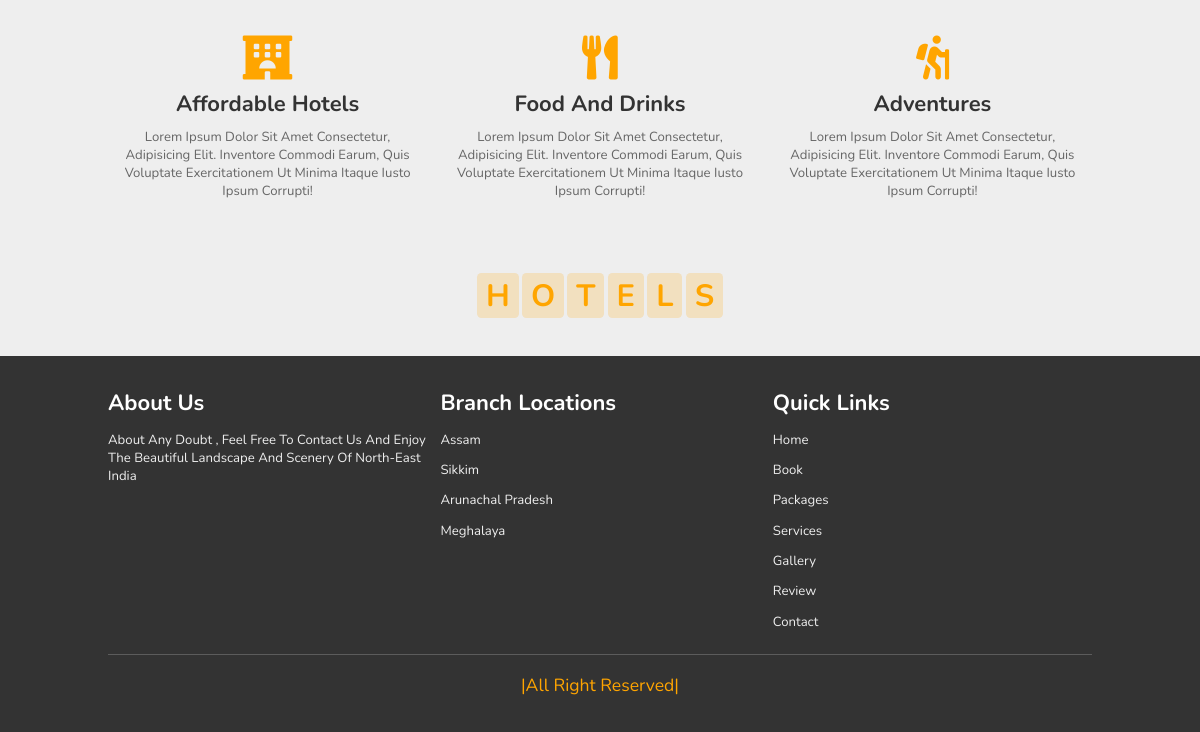
The app's page /home (lower part), older data.
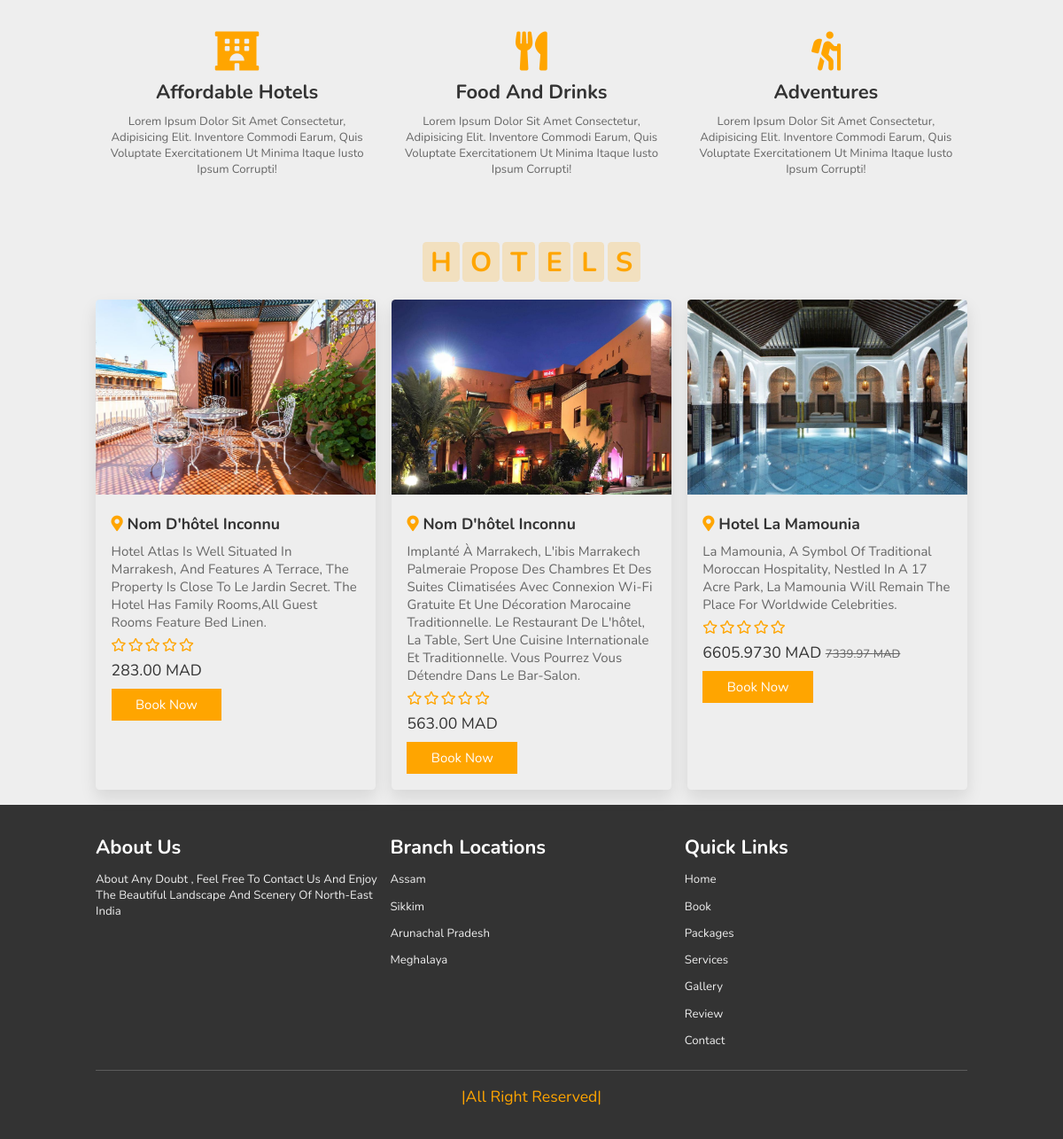
The same page, newer data.
### app_siteweb/models.py (models this page shows)
class Hotel(models.Model):
    nom = models.CharField(max_length=25, default='Nom d\'hôtel inconnu')  # Ajout du champ nom
    emplacement = models.CharField(max_length=255)
    description = models.TextField(default='Aucune description fournie')  # Ajout du champ avec valeur par défaut
    num_telephone = models.CharField(max_length=15, default='+212000000000', validators=[RegexValidator(regex=r'^\+212\d{9}$')])
    prix = models.DecimalField(max_digits=10, decimal_places=2)
    promo = models.DecimalField(max_digits=5, decimal_places=2, default=0)  # DecimalField for promo percentage
    photos = models.ManyToManyField('Image', related_name='hotels')
    likes = models.ManyToManyField(Like, related_name='hotel_likes', blank=True)
    reviews = models.ManyToManyField(Review, related_name='hotel_reviews', blank=True)
    rating = models.FloatField(
        validators=[MinValueValidator(0), MaxValueValidator(5)],  # Valeurs entre 0 et 5
        default=0  # Valeur par défaut
    )
    class Meta:
        db_table = 'hotel'
    def calculate_total_price_with_promotion(self):
        if self.promo and self.promo > 0:
            discounted_price = self.prix * (1 - self.promo / 100)
            return discounted_price
        return self.prix
    def rate_range(self):
        return range(int(self.rating))
    def neg_rate_range(self):
        return range(5 - int(self.rating))

class Image(models.Model):
    image = models.ImageField(upload_to='image_places/')

### app_siteweb/views.py (the view)
# urls.py: path("home", home_page, name='home'),
def home_page(request):
    Hotels = Hotel.objects.all()
    Place_Touristique = PlaceTouristique.objects.all()
    activites = Activite.objects.all()
    restaurants = Restaurant.objects.all()
    context = {
        'hotels': Hotels,
        'places_touristiques': Place_Touristique,
    }
    return render(request, 'accueil/home.html', context)

### templates/accueil/home.html (shortened to what this page needs)
{% load static %}
<!DOCTYPE html>
<html lang="en">
<head>
    <link rel="stylesheet" href="https://unpkg.com/swiper/swiper-bundle.min.css" />
    <link rel="stylesheet" href="https://cdnjs.cloudflare.com/ajax/libs/font-awesome/5.15.3/css/all.min.css">
    <link rel="stylesheet" href="{% static "assets/css/style.css" %}">
</head>
<body>
<section class="services" id="services">
    <h1 class="heading">
    </h1>
    <div class="box-container">
        <div class="box">
            <i class="fas fa-hotel"></i>
            <h3>affordable hotels</h3>
            <p>Lorem ipsum dolor sit amet consectetur, adipisicing elit. Inventore commodi earum, quis voluptate exercitationem ut minima itaque iusto ipsum corrupti!</p>
        </div>
        <div class="box">
            <i class="fas fa-utensils"></i>
            <h3>food and drinks</h3>
            <p>Lorem ipsum dolor sit amet consectetur, adipisicing elit. Inventore commodi earum, quis voluptate exercitationem ut minima itaque iusto ipsum corrupti!</p>
        </div>
        <div class="box">
            <i class="fas fa-hiking"></i>
            <h3>adventures</h3>
            <p>Lorem ipsum dolor sit amet consectetur, adipisicing elit. Inventore commodi earum, quis voluptate exercitationem ut minima itaque iusto ipsum corrupti!</p>
        </div>
    </div>
</section>
{% block content %}
{% include "accueil/hotel_list.html" %}
{% endblock %}
<section class="footer">
    <div class="box-container">
        <div class="box">
            <h3>about us</h3>
            <p>About any doubt , feel free to contact us and enjoy the beautiful landscape and scenery of North-East India</p>
        </div>
        <div class="box">
            <h3>branch locations</h3>
            <a href="#">Assam</a>
            <a href="#">Sikkim</a>
            <a href="#">Arunachal Pradesh</a>
            <a href="#">Meghalaya</a>
        </div>
        <div class="box">
            <h3>quick links</h3>
            <a href="#">home</a>
            <a href="#">book</a>
            <a href="#">packages</a>
            <a href="#">services</a>
            <a href="#">gallery</a>
            <a href="#">review</a>
            <a href="#">contact</a>
        </div>
    </div>
    <h1 class="credit"> <span>|All Right Reserved|</span> </h1>
</section>
</body>
</html>

### templates/accueil/place_list.html (shortened to what this page needs)
{% load static %}

### templates/accueil/hotel_list.html (shortened to what this page needs)
{% load static %}
<section class="packages" id="packages">
    <h1 class="heading">
        <span>H</span>
        <span>O</span>
        <span>T</span>
        <span>E</span>
        <span>L</span>
        <span>S</span>
    </h1>
    <div class="box-container">
        {% for hotel in hotels %}
        <div class="box">
            {% with hotel.photos.first as photo %}
                {% if photo %}
                    <img src="{{ photo.image.url }}" alt="{{ hotel.nom }}">
                {% else %}
                    <img src="{% static 'assets/images/placeholder.png' %}" alt="No image">
                {% endif %}
            {% endwith %}
            <div class="content">
                <h3><i class="fas fa-map-marker-alt"></i> {{ hotel.nom }}</h3>
                <p>{{ hotel.description }}</p>
                {% load custom_filters %}
                    <div class="stars">
                        {% for _ in hotel.neg_rate_range %}
                            <i class="far fa-star"></i>
                        {% endfor %}
                    </div>
                <div class="price">{{ hotel.calculate_total_price_with_promotion }} MAD
                    {% if hotel.promo > 0 %}
                        <span>{{ hotel.prix }} MAD</span>
                    {% endif %}
                </div>
                <a href="#" class="btn">book now</a>
            </div>
        </div>
        {% endfor %}
    </div>
</section>

### static/assets/css/style.css (style rules this page uses)
:root { --orange:#ffa500; }
* { font-family: 'Nunito', sans-serif; margin:0; padding:0; box-sizing: border-box; text-transform: capitalize; outline: none; border:none; text-decoration: none; transition: all .2s linear; }
html { font-size: 62.5%; overflow-x: hidden; scroll-padding-top: 6rem; scroll-behavior: smooth; }
section { padding:2rem 9%; }
.heading { text-align: center; padding:2.5rem 0 }
.heading span { font-size: 3.5rem; background:rgba(255, 165, 0,.2); color:var(--orange); border-radius: .5rem; padding:.2rem 1rem; }
.btn { display: inline-block; margin-top: 1rem; background:var(--orange); color:#fff; padding:.8rem 3rem; border:.2rem solid var(--orange); cursor: pointer; font-size: 1.7rem; }
.packages .box-container { display: flex; flex-wrap: wrap; gap:2rem; }
.packages .box-container .box { flex:1 1 30rem; border-radius: .5rem; overflow: hidden; box-shadow: 0 1rem 2rem rgba(0,0,0,.1); }
.packages .box-container .box img { height: 25rem; width:100%; object-fit: cover; }
.packages .box-container .box .content { padding:2rem; }
.packages .box-container .box .content h3 { font-size:2rem; color:#333; }
.packages .box-container .box .content h3 i { color:var(--orange); }
.packages .box-container .box .content p { font-size:1.7rem; color:#666; padding:1rem 0; }
.packages .box-container .box .content .stars i { font-size:1.7rem; color:var(--orange); }
.packages .box-container .box .content .price { font-size: 2rem; color:#333; padding-top: 1rem; }
.packages .box-container .box .content .price span { color:#666; font-size: 1.5rem; text-decoration: line-through; }
.services .box-container { display: flex; flex-wrap: wrap; gap:1.5rem; }
.services .box-container .box { flex: 1 1 30rem; border-radius: .5rem; padding:1rem; text-align: center; }
.services .box-container .box i { padding:1rem; font-size: 5rem; color:var(--orange); }
.services .box-container .box h3 { font-size: 2.5rem; color:#333; }
.services .box-container .box p { font-size: 1.5rem; color:#666; padding:1rem 0; }
.footer { background:#333; }
.footer .box-container { display: flex; flex-wrap: wrap; gap:1.5rem; }
.footer .box-container .box { padding:1rem 0; flex:1 1 25rem; }
.footer .box-container .box h3 { font-size: 2.5rem; padding:.7rem 0; color:#fff; }
.footer .box-container .box p { font-size: 1.5rem; padding:.7rem 0; color:#eee; }
.footer .box-container .box a { display: block; font-size: 1.5rem; padding:.7rem 0; color:#eee; }
.footer .credit { text-align: center; padding:2rem 1rem; margin-top: 1rem; font-size: 2rem; font-weight: normal; color:#fff; border-top: .1rem solid rgba(255,255,255,.2); }
.footer .credit span { color:var(--orange); }
@media (max-width:1200px) { html { font-size: 55%; } }
body { background: #EEEEEE; font-family: 'Roboto', sans-serif; }

Row changes from the older to the newer data that the page shows:
added Hotel: photos.first.image (picture), nom "Nom D'hôtel Inconnu", description "Hotel Atlas Is Well Situated In Marrakesh, And Features A Terrace, The Property Is Close To Le Jardin Secret. The Hotel Has Family Rooms,All Guest Rooms Feature Bed Linen.", rating 0 (drawn), calculate_total_price_with_promotion "283.00"
added Hotel: photos.first.image (picture), nom "Nom D'hôtel Inconnu", description "Implanté À Marrakech, L'ibis Marrakech Palmeraie Propose Des Chambres Et Des Suites Climatisées Avec Connexion Wi-Fi Gratuite Et Une Décoration Marocaine Traditionnelle. Le Restaurant De L'hôtel, La Table, Sert Une Cuisine Internationale Et Traditionnelle. Vous Pourrez Vous Détendre Dans Le Bar-Salon.", rating 0 (drawn), calculate_total_price_with_promotion "563.00"
added Hotel: photos.first.image (picture), nom "Hotel La Mamounia", description "La Mamounia, A Symbol Of Traditional Moroccan Hospitality, Nestled In A 17 Acre Park, La Mamounia Will Remain The Place For Worldwide Celebrities.", rating 0 (drawn), calculate_total_price_with_promotion "6605.9730", prix "7339.97"
